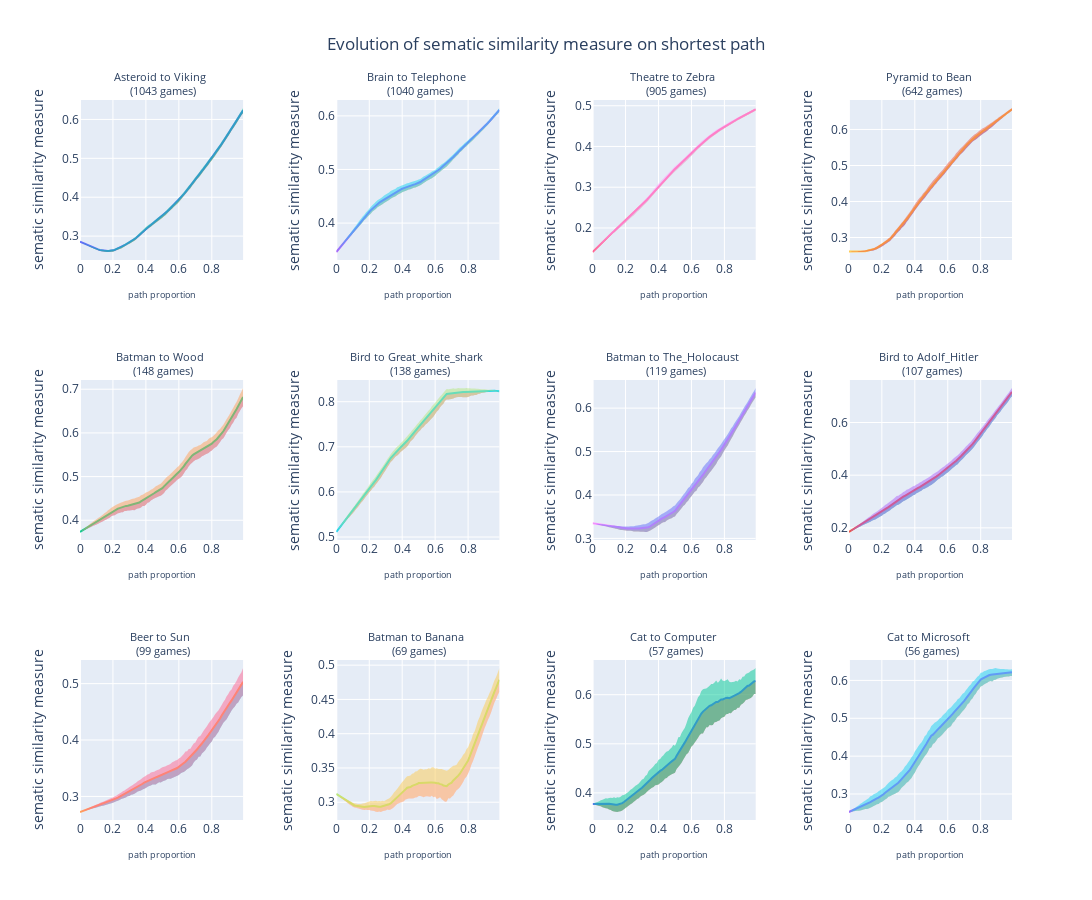

This figure's notebook cell:
### Code cell
plot_ply(semantic_evolution,SEMANTIC)
